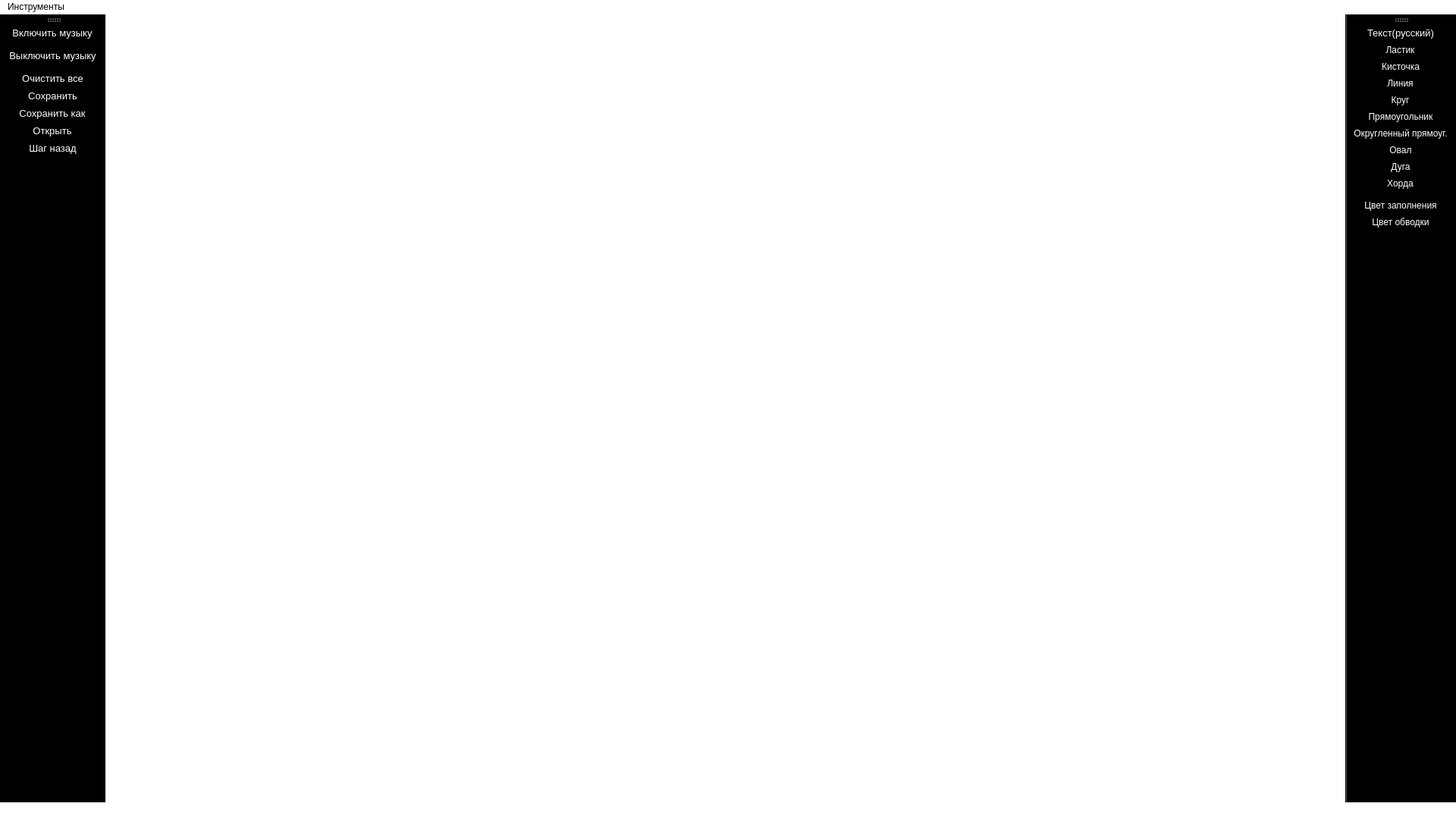
<?xml version="1.0" encoding="UTF-8"?>
<ui version="4.0">
 <class>MainWindow</class>
 <widget class="QMainWindow" name="MainWindow">
  <property name="geometry">
   <rect>
    <x>0</x>
    <y>0</y>
    <width>1920</width>
    <height>1080</height>
   </rect>
  </property>
  <property name="cursor">
   <cursorShape>ArrowCursor</cursorShape>
  </property>
  <property name="mouseTracking">
   <bool>false</bool>
  </property>
  <property name="windowTitle">
   <string>LibertyPain</string>
  </property>
  <property name="windowIcon">
   <iconset>
    <normaloff>../../Downloads/128725.png</normaloff>../../Downloads/128725.png</iconset>
  </property>
  <property name="styleSheet">
   <string notr="true">background-color: rgb(255, 255, 255);</string>
  </property>
  <property name="tabShape">
   <enum>QTabWidget::Rounded</enum>
  </property>
  <widget class="QWidget" name="centralwidget"/>
  <widget class="QMenuBar" name="menubar">
   <property name="geometry">
    <rect>
     <x>0</x>
     <y>0</y>
     <width>1920</width>
     <height>20</height>
    </rect>
   </property>
   <widget class="QMenu" name="menu">
    <property name="title">
     <string>Инструменты</string>
    </property>
    <addaction name="action_eraser"/>
    <addaction name="action_text"/>
    <addaction name="action_brush"/>
    <addaction name="action_line"/>
    <addaction name="action_circle"/>
    <addaction name="action_rect"/>
    <addaction name="action_rectangle"/>
    <addaction name="action_oval"/>
    <addaction name="action_arc"/>
    <addaction name="action_chord"/>
    <addaction name="action_color_inside"/>
    <addaction name="action__color_outside"/>
   </widget>
   <addaction name="menu"/>
  </widget>
  <widget class="QStatusBar" name="statusbar"/>
  <widget class="QToolBar" name="toolBar">
   <property name="cursor">
    <cursorShape>PointingHandCursor</cursorShape>
   </property>
   <property name="windowTitle">
    <string>toolBar</string>
   </property>
   <property name="styleSheet">
    <string notr="true">background-color: rgb(0, 0, 0);
color: rgb(255, 255, 255);</string>
   </property>
   <attribute name="toolBarArea">
    <enum>RightToolBarArea</enum>
   </attribute>
   <attribute name="toolBarBreak">
    <bool>false</bool>
   </attribute>
   <addaction name="action_text"/>
   <addaction name="action_eraser"/>
   <addaction name="action_brush"/>
   <addaction name="action_line"/>
   <addaction name="action_circle"/>
   <addaction name="action_rect"/>
   <addaction name="action_rectangle"/>
   <addaction name="action_oval"/>
   <addaction name="action_arc"/>
   <addaction name="action_chord"/>
   <addaction name="separator"/>
   <addaction name="action_color_inside"/>
   <addaction name="action__color_outside"/>
   <addaction name="separator"/>
  </widget>
  <widget class="QToolBar" name="toolBar_2">
   <property name="cursor">
    <cursorShape>PointingHandCursor</cursorShape>
   </property>
   <property name="windowTitle">
    <string>toolBar_2</string>
   </property>
   <property name="styleSheet">
    <string notr="true">background-color: rgb(0, 0, 0);
color: rgb(255, 255, 255);</string>
   </property>
   <attribute name="toolBarArea">
    <enum>LeftToolBarArea</enum>
   </attribute>
   <attribute name="toolBarBreak">
    <bool>false</bool>
   </attribute>
   <addaction name="action_music_on"/>
   <addaction name="separator"/>
   <addaction name="action_music_off"/>
   <addaction name="separator"/>
   <addaction name="action_clear"/>
   <addaction name="action_dosya_kaydet"/>
   <addaction name="action_dosya_farkli_kaydet"/>
   <addaction name="action_dosya_ac"/>
   <addaction name="action_geri_al"/>
  </widget>
  <action name="action_eraser">
   <property name="icon">
    <iconset>
     <normaloff>../../Downloads/Без названия.png</normaloff>../../Downloads/Без названия.png</iconset>
   </property>
   <property name="text">
    <string>Ластик</string>
   </property>
   <property name="toolTip">
    <string>Ластик</string>
   </property>
   <property name="shortcut">
    <string>1</string>
   </property>
   <property name="menuRole">
    <enum>QAction::NoRole</enum>
   </property>
  </action>
  <action name="action_text">
   <property name="text">
    <string>Текст(русский)</string>
   </property>
   <property name="toolTip">
    <string>&lt;html&gt;&lt;head/&gt;&lt;body&gt;&lt;p&gt;&lt;span style=&quot; font-size:10pt; font-weight:600; color:#ffffff;&quot;&gt;Текст(русский)&lt;/span&gt;&lt;/p&gt;&lt;/body&gt;&lt;/html&gt;</string>
   </property>
   <property name="font">
    <font>
     <pointsize>10</pointsize>
    </font>
   </property>
  </action>
  <action name="action_brush">
   <property name="icon">
    <iconset>
     <normaloff>../../Downloads/w256h2561350817736brush.png</normaloff>../../Downloads/w256h2561350817736brush.png</iconset>
   </property>
   <property name="text">
    <string>Кисточка</string>
   </property>
  </action>
  <action name="action_line">
   <property name="text">
    <string>Линия</string>
   </property>
  </action>
  <action name="action_circle">
   <property name="text">
    <string>Круг</string>
   </property>
  </action>
  <action name="action_rect">
   <property name="text">
    <string>Прямоугольник</string>
   </property>
  </action>
  <action name="action_red">
   <property name="text">
    <string>Красный</string>
   </property>
  </action>
  <action name="action_green">
   <property name="text">
    <string>Зеленый</string>
   </property>
  </action>
  <action name="action">
   <property name="text">
    <string>Черный</string>
   </property>
  </action>
  <action name="action_rectangle">
   <property name="text">
    <string>Округленный прямоуг.</string>
   </property>
  </action>
  <action name="action_oval">
   <property name="text">
    <string>Овал</string>
   </property>
  </action>
  <action name="action_arc">
   <property name="text">
    <string>Дуга</string>
   </property>
  </action>
  <action name="action_chord">
   <property name="text">
    <string>Хорда</string>
   </property>
  </action>
  <action name="action_color_inside">
   <property name="text">
    <string>Цвет заполнения</string>
   </property>
   <property name="toolTip">
    <string>Цвет заполнения</string>
   </property>
  </action>
  <action name="action__color_outside">
   <property name="text">
    <string>Цвет обводки</string>
   </property>
   <property name="toolTip">
    <string>Цвет обводки</string>
   </property>
  </action>
  <action name="action_music_on">
   <property name="text">
    <string>Включить музыку</string>
   </property>
   <property name="toolTip">
    <string>Включить музыку</string>
   </property>
   <property name="font">
    <font>
     <pointsize>10</pointsize>
    </font>
   </property>
  </action>
  <action name="action_music_off">
   <property name="text">
    <string>Выключить музыку</string>
   </property>
   <property name="font">
    <font>
     <pointsize>10</pointsize>
    </font>
   </property>
  </action>
  <action name="action_clear">
   <property name="text">
    <string>Очистить все</string>
   </property>
   <property name="font">
    <font>
     <family>MS Shell Dlg 2</family>
     <pointsize>10</pointsize>
     <weight>50</weight>
     <italic>false</italic>
     <bold>false</bold>
     <underline>false</underline>
     <strikeout>false</strikeout>
     <kerning>true</kerning>
    </font>
   </property>
  </action>
  <action name="action_dosya_kaydet">
   <property name="text">
    <string>Сохранить</string>
   </property>
   <property name="toolTip">
    <string>Сохранить</string>
   </property>
   <property name="font">
    <font>
     <pointsize>10</pointsize>
    </font>
   </property>
  </action>
  <action name="action_dosya_farkli_kaydet">
   <property name="text">
    <string>Сохранить как</string>
   </property>
   <property name="toolTip">
    <string>Сохранить как</string>
   </property>
   <property name="font">
    <font>
     <pointsize>10</pointsize>
    </font>
   </property>
  </action>
  <action name="action_dosya_ac">
   <property name="text">
    <string>Открыть</string>
   </property>
   <property name="toolTip">
    <string>Открыть</string>
   </property>
   <property name="font">
    <font>
     <pointsize>10</pointsize>
    </font>
   </property>
  </action>
  <action name="action_geri_al">
   <property name="text">
    <string>Шаг назад</string>
   </property>
   <property name="toolTip">
    <string>Шаг назад</string>
   </property>
   <property name="font">
    <font>
     <pointsize>10</pointsize>
    </font>
   </property>
  </action>
 </widget>
 <resources/>
 <connections/>
</ui>
